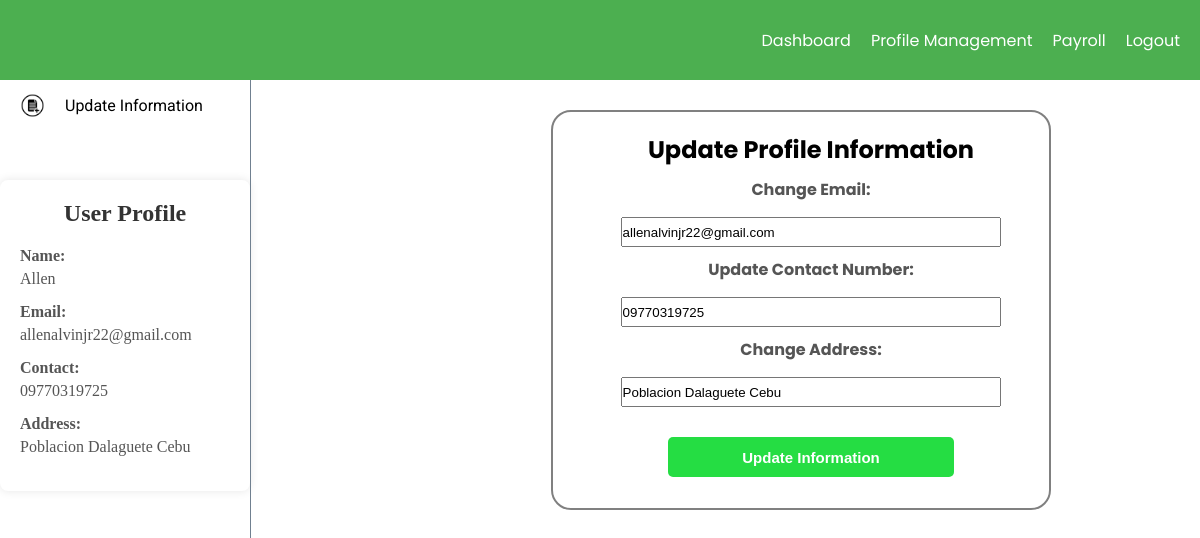
The page /update_info (signed in) on the database its author committed.
### myapp/models.py (models this page shows, shortened)
class Employee(AbstractUser):
    name = models.CharField(max_length=255)
    email = models.EmailField()
    contact = models.CharField(max_length=15)
    address = models.TextField()
    username = models.CharField(max_length=255, unique=True)
    password = models.CharField(max_length=128)
    groups = models.ManyToManyField('auth.Group', related_name='employee_groups', blank=True)
    user_permissions = models.ManyToManyField('auth.Permission', related_name='employee_permissions', blank=True)

### myapp/views.py (the view, shortened to what this page needs)
# urls.py: path("update_info", views.update_info, name="update_info"),
def update_info(request):
    username = request.session.get('username')
    request.session['username'] = username
    get_info = Employee.objects.get(username=username)
    return render(request, 'user/profile-management.html', {
            'get_info' : get_info
        }) # Replace 'your_template_name.html' with the actual template name

### myapp/templates/user/profile-management.html (shortened to what this page needs)
<!DOCTYPE html>
<html lang="en">
<head>
    {% load static %}
    <link rel="stylesheet" href="{% static 'css/style.css' %}">
    <link rel="stylesheet" href="{% static 'css/navbar.css' %}">
    <link rel="stylesheet" href="{% static 'css/dashboard.css' %}">
    <link rel="stylesheet" href="{% static 'css/profile-management.css' %}">
</head>
<body>
    <nav>
        <ul class="navbar-ul">
            <li>
                <a href="{% url 'emp_view' %}">Dashboard</a>
            </li>
            <li>
                <a href="{% url 'update_info' %}">Profile Management</a>
            </li>
            <li>
                <a href="{% url 'view_calculation' %}">Payroll</a>
            </li>
            <li>
                <a href="{% url 'user_login' %}">Logout</a>
            </li>
        </ul>
    </nav>
    <div class="page-content">
        <aside class="aside-content">
            <ul class="aside-nav">
                <a class="aside-nav-items" href="{% url 'update_info' %}">
                    <img class="sidenav-logo" src="{% static 'images/update-info.png' %}" alt="logo">
                    Update Information
                </a>
            </ul>
            <div class="profile-container">
                <h1>User Profile</h1>
                <div class="profile-info">
                    <label for="name">Name:</label>
                    <p>{{ get_info.name }}</p>
                    <label for="email">Email:</label>
                    <p>{{ get_info.email }}</p>
                    <label for="contact">Contact:</label>
                    <p>{{ get_info.contact }}</p>
                    <label for="address">Address:</label>
                    <p>{{ get_info.address }}</p>
                </div>
            </div>
        </aside>
        <section class="dashboard-content">
            <form action="{% url 'update_info' %}" method="post">
                <div class="update-container">
                    <h2 class="title">Update Profile Information</h2>
                    <label for="email">Change Email:</label>
                    <input type="text" name="email"  value="{{ get_info.email }}" required>
                    <label for="contact">Update Contact Number:</label>
                    <input type="text" name="contact" value="{{ get_info.contact }}" required>
                    <label for="address">Change Address:</label>
                    <input type="text" name="address"   value="{{ get_info.address }}" required>
                    <button type="submit">Update Information</button>
                </div>
            </form>
        </section>
    </div>
</body>
</html>

### myapp/static/css/style.css (style rules this page uses)
* { box-sizing: border-box; margin: 0; padding: 0; }
body { display: flex; flex-direction: column; }
nav { width: 100vw; height: 80px; background-color: #4CAF50; display: flex; flex-direction: row; justify-content: space-between; }
.navbar-ul { display: flex; justify-content: space-between; flex-direction: row; align-items: center; gap: 20px; margin-right: 20px; color: white; }
li { list-style-type: none; font-size: medium; color: white; }
a { text-decoration: none; color: white; font-family: 'Poppins', sans-serif; }

### myapp/static/css/navbar.css (style rules this page uses)
* { box-sizing: border-box; padding: 0; margin: 0; }
.page-content { height: calc(100vh - 160px); width: 100vw; display: flex; flex-direction: row; }
.aside-content { height: calc(100vh - 80px); width: 250px; }
.aside-nav { display: flex; flex-direction: column; }
.aside-nav-items { list-style-type: none; width: 250px; height: 50px; display: flex; justify-content: flex-start; align-items: center; font-family: 'Roboto', sans-serif; color: black; align-self: flex-start; margin-left: 20px; }
.sidenav-logo { height: 25px; width: 25px; margin-right: 20px; }
a { text-decoration: none; }

### myapp/static/css/dashboard.css (style rules this page uses)
.dashboard-content { height: calc(100vh - 80px); border-left: solid 1px; border-color: slategray; }

### myapp/static/css/profile-management.css (style rules this page uses)
* { box-sizing: border-box; margin: 0; padding: 0; }
.update-container { width: 500px; height: 400px; border: 2px solid gray; border-radius: 20px; display: flex; flex-direction: column; justify-content: flex-start; align-items: center; gap: 10px; padding-top: 20px; margin-left: 300px; margin-top: 30px; font-family: 'Poppins', sans-serif; padding-left: 20px; }
.update-container input { height: 30px; width: 80%; }
.update-container button { width: 60%; margin: 20px; height: 40px; background-color: rgb(37, 221, 67); color: white; font-size: 15px; border-radius: 5px; border: none; font-weight: bold; cursor: pointer; }
.profile-container { max-width: 600px; margin: 50px auto; background-color: #fff; padding: 20px; border-radius: 8px; box-shadow: 0 0 10px rgba(0, 0, 0, 0.1); }
h1 { text-align: center; color: #333; }
.profile-info { margin-top: 20px; }
label { display: block; font-weight: bold; margin-bottom: 5px; color: #555; }
p { margin: 0; }
.profile-info p { margin-bottom: 15px; }
label { font-weight: bold; display: block; margin-bottom: 5px; }
p { margin: 0; color: #555; }

### rows shown on the page
Employee: name "Allen", email "allenalvinjr22@gmail.com", contact "09770319725", address "Poblacion Dalaguete Cebu"
